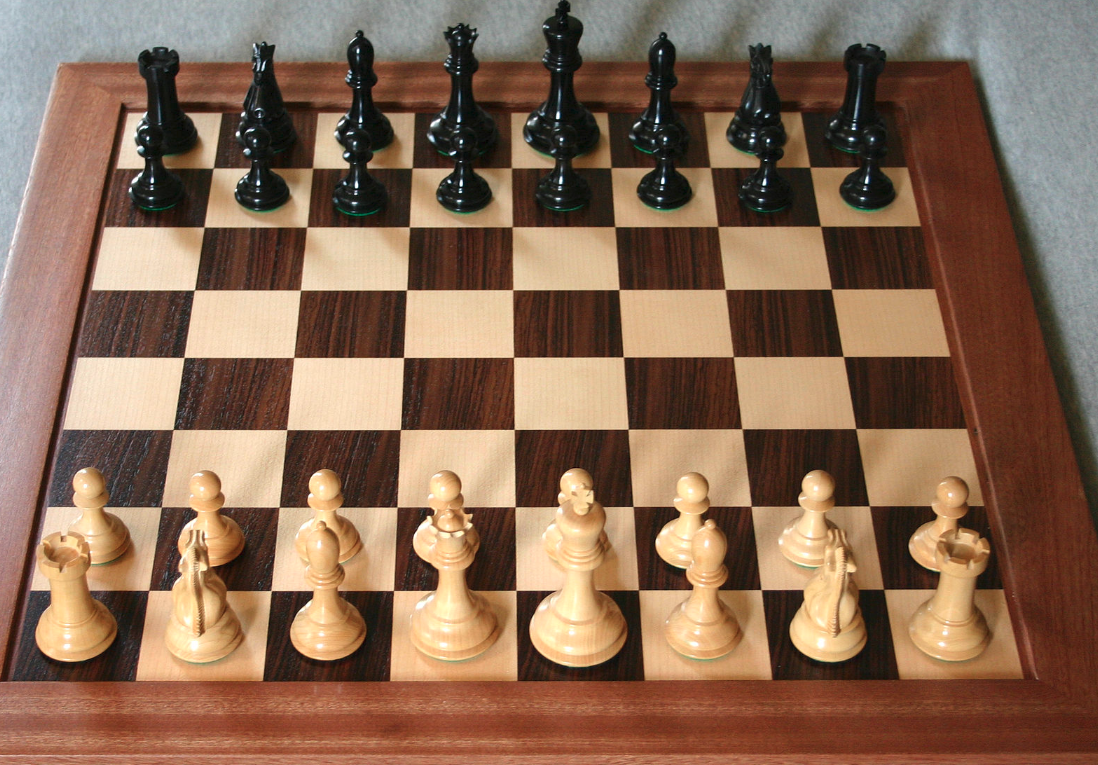
#> input picture image_feature/images/chess_board.png, 1098 x 765 px
$ python cornerHarris.py
#> lines starting #> are read from the running program, lines starting #| are printed output that depends on the picture; after the words box and inside, x2 and y2 are one past the last pixel; in counts of white or black regions, pixels touching at a corner belong together
# coding=utf-8
"""
Created on 下午2:26 17-7-27

@author: zyl
"""
import cv2
import numpy as np

img = cv2.imread('images/chess_board.png')
#> img is the input picture: shape (765, 1098, 3); mean B, G, R 84.1, 105.4, 135.9
gray = cv2.cvtColor(img, cv2.COLOR_BGR2GRAY)
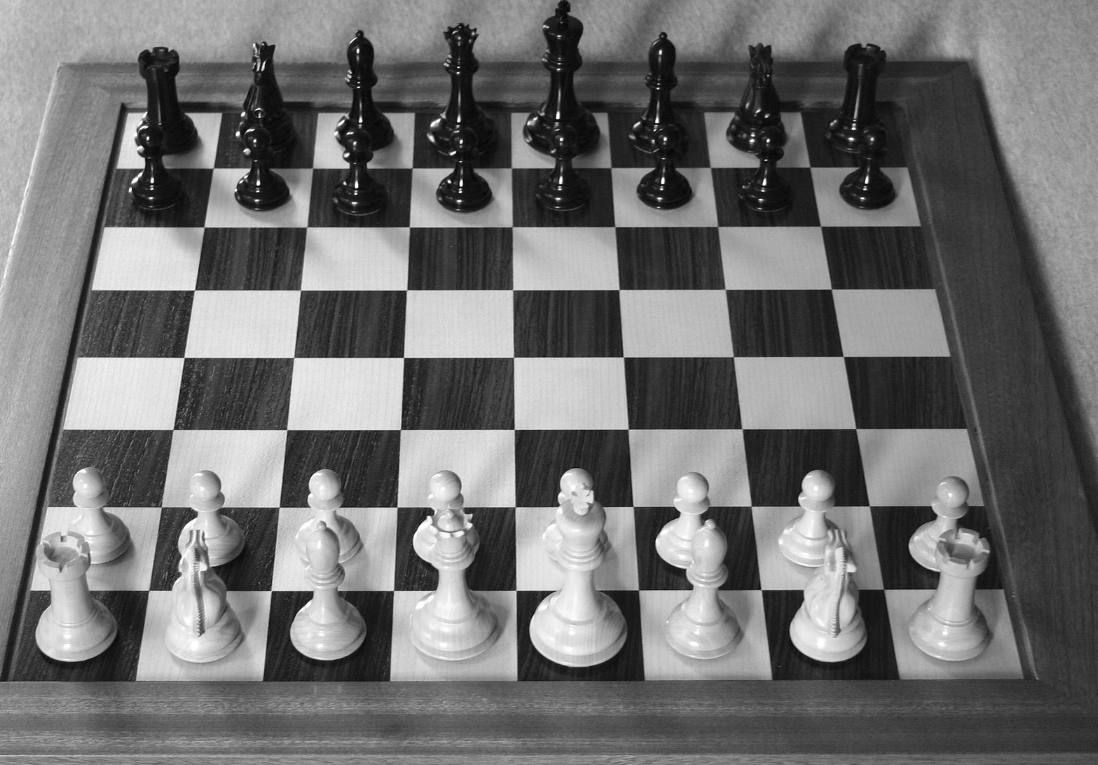
#> gray: shape (765, 1098); min 0, max 255, mean 112.1
gray = np.float32(gray)
dst = cv2.cornerHarris(gray, 4, 23, 0.04)
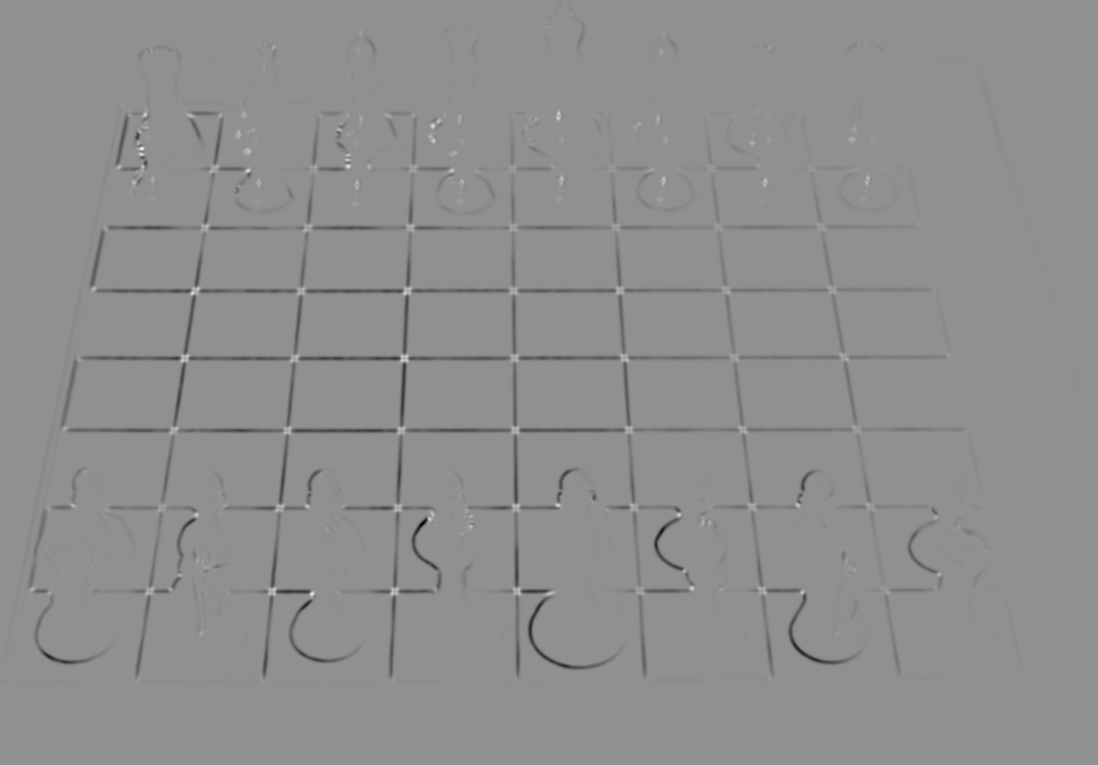
#> dst: shape (765, 1098) float32; min -7.22e+29, max 5.54e+29, mean -8.13e+27; drawn with min black and max white
img[dst>0.01*dst.max()] = [0,0,255]
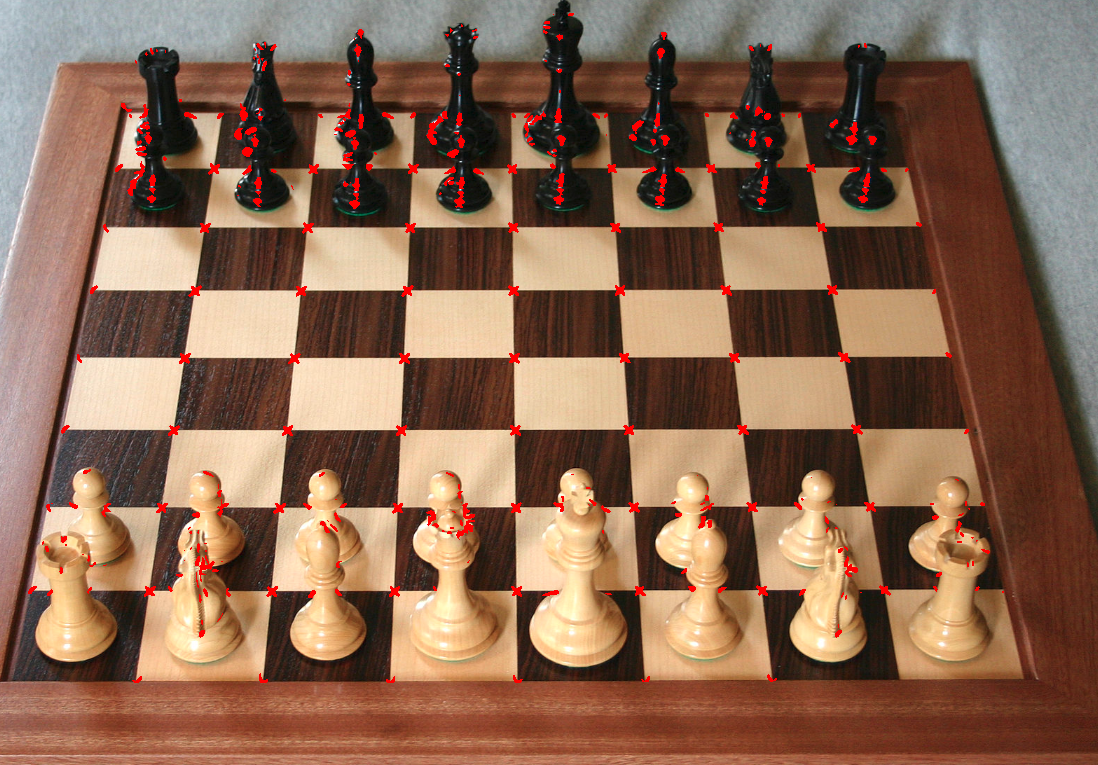
#> img: shape (765, 1098, 3); 1.52% of pixels changed, all inside (x1, y1, x2, y2) = (28, 13, 1004, 683)
cv2.imshow('corners', img)
cv2.imwrite('images/chess_board_corners.jpg', img)
cv2.waitKey()
# [4 lines of commented-out code are left out]
cv2.destroyAllWindows()

$ run again, with image_feature/images/city-of-varese2.jpg saved as image_feature/images/chess_board.png
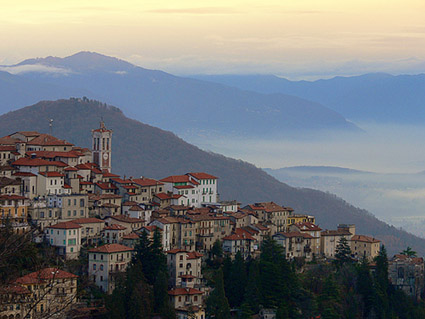
#> input picture image_feature/images/city-of-varese2.jpg, 425 x 319 px
#> img is the input picture: shape (319, 425, 3); mean B, G, R 121, 119.4, 116.9
#> `dst = cv2.cornerHarris(gray, 4, 23, 0.04)`:
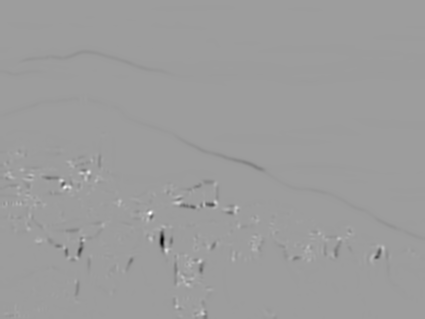
#> dst: shape (319, 425) float32; min -4.27e+28, max 2.66e+28, mean -4.83e+25; drawn with min black and max white
#> `img[dst>0.01*dst.max()] = [0,0,255]`:
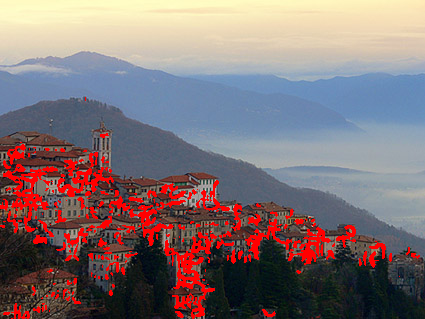
#> img: shape (319, 425, 3); 6.78% of pixels changed, all inside (x1, y1, x2, y2) = (0, 97, 420, 319)
